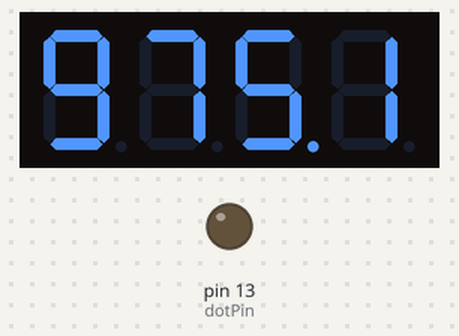
Bench run of a sketch on a simulated Arduino Uno, built with avr-gcc and run on an emulated ATmega328P. On the bench: 4-digit seven-segment display, output pins drawn as LEDs (lit = HIGH). Wiring (inferred from the names in the program): 4-digit 7-segment display, segments lit when HIGH: segments pin 1, pin 2, pin 3, pin 4, pin 5, pin 6, pin 7, pin 8; digit selects pin 9, pin 10, pin 11, pin 12. The local clock reads 2024-03-15 10:24:30 at power-on unless the sketch sets it; the segment pins are drawn as the display they are named for; pins used as bus, display or sensor lines are not drawn.

Above: at 0.1 s.
At 31.2 s:
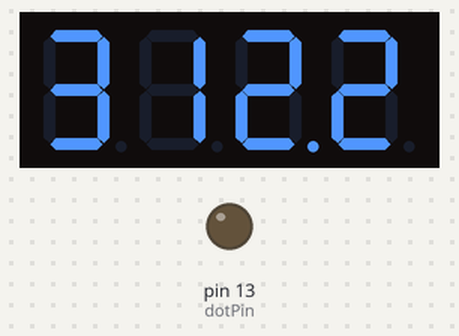
At 62.7 s:
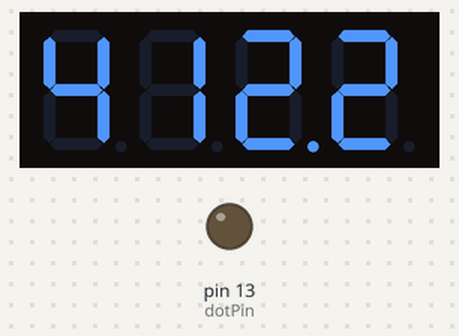
At 100.2 s:
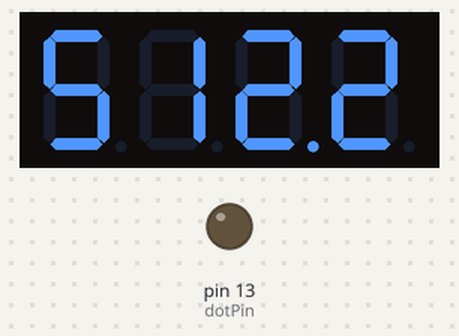
At 122.7 s:
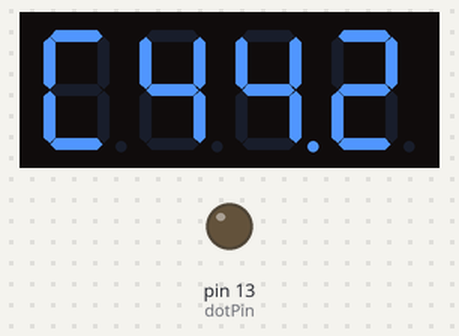

Measured:
- what the display in image 0 shows lasts 1.1 s, from 0.0 s to 1.1 s
- what the display in image 4 shows lasts 2.5 s, from 122.7 s to 125.2 s

The sketch:

pr18.1_7segmentDisplay_run.ino
```cpp
#include <Wire.h>
#include <DS3231.h>

DS3231 clock;
RTCDateTime dt;
/*
  Serial.print(dt.year);   Serial.print("-");
  Serial.print(dt.month);  Serial.print("-");
  Serial.print(dt.day);    Serial.print(" ");
  Serial.print(dt.hour);   Serial.print(":");
  Serial.print(dt.minute); Serial.print(":");
  Serial.print(dt.second); Serial.println("");
*/

int raz0 = 9;
int raz1 = 10;
int raz2 = 11;
int raz3 = 12;

int a = 1;
int b = 2;
int c = 3;
int d = 4;
int e = 5;
int f = 6;
int g = 7;
int h = 8;
int dotPin = 13;

int showTimeDigit = 1;
unsigned long lastUpdateClock = 0;
unsigned long lastUpdateTemp = 0;
unsigned long lastUpdateDot = 0;
int digitMass[] = {1, 5, 7, 9};                        // 3 разряд - 2 разряд -  1 разр - 0 разр
int dsHour = 0;
int dsMin = 0;
int arduinoTemp = 0;
int dotPointState = 1;

void setup() {

  clock.begin();
  // Set sketch compiling time
  clock.setDateTime(__DATE__, __TIME__);
  // настраиваем выход разрядов
  pinMode(raz0, OUTPUT);
  pinMode(raz1, OUTPUT);
  pinMode(raz2, OUTPUT);
  pinMode(raz3, OUTPUT);

  // настраиваем выход сегментов
  pinMode(a, OUTPUT);
  pinMode(b, OUTPUT);
  pinMode(c, OUTPUT);
  pinMode(d, OUTPUT);
  pinMode(e, OUTPUT);
  pinMode(f, OUTPUT);
  pinMode(g, OUTPUT);
  pinMode(h, OUTPUT);

  pinMode(dotPin, OUTPUT);

  // выключить все разряды
  digitalWrite(raz0, HIGH);
  digitalWrite(raz1, HIGH);
  digitalWrite(raz2, HIGH);
  digitalWrite(raz3, HIGH);
  lastUpdateClock = millis();
  lastUpdateDot = millis();
  digitalWrite(a, 1);
}

void loop() {
  if (millis() - lastUpdateDot >= 1000) {
    dt = clock.getDateTime();
    dsHour = dt.hour;
    dsMin = dt.minute;
    digitMass[0] = dsHour / 10;
    digitMass[1] = dsHour % 10;
    digitMass[2] = dsMin / 10;
    digitMass[3] = dsMin % 10;
    dotPointState = !dotPointState;                         // каждую секунду меняем статус точки на индикаторе
    lastUpdateDot = millis();
  }

  // цикл отрисовки чисeл из массива digitMass
  //while (millis() - lastUpdateClock < 500) {
  for (int i = 0; i < 4; i++) {
    viborRaz(i);
    digit(digitMass[3 - i]);
    // если выбран 2 разряд, то дополнительно вкл точку на индикаторе
    // в остальных случаях точка не горит
    delay(showTimeDigit);
    if (i == 1 and dotPointState) {
      digitalWrite(h, dotPointState);
    } else {
      digitalWrite(h, LOW);
    }

  }
  //}
  //lastUpdateClock = millis();

  if (millis() - lastUpdateTemp >= 10000) {
    arduinoTemp = readTemp();
    digitMass[0] = arduinoTemp / 1000;
    digitMass[1] = arduinoTemp % 1000 / 100;
    digitMass[2] = arduinoTemp % 1000 % 100 / 10;
    digitMass[3] = 103;
    unsigned long lastUpdate = millis();
    // цикл отрисовки чисeл из массива digitMass
    while (millis() - lastUpdate < 2500) {
      for (int i = 0; i < 4; i++) {
        viborRaz(i);
        digit(digitMass[3 - i]);
        delay(showTimeDigit);
        if (i == 1) {
          digitalWrite(h, HIGH);
        } else {
          digitalWrite(h, LOW);
        }
      }
    }
    lastUpdateTemp = millis();
  }
}

// бегущая полоска
/*viborRaz(0);
  digitalWrite(a, 1);
  delay(showTimeDigit);
  digitalWrite(a, 0);
  digitalWrite(b, 1);
  delay(showTimeDigit);
  digitalWrite(b, 0);
  digitalWrite(c, 1);
  delay(showTimeDigit);
  digitalWrite(c, 0);
  digitalWrite(d, 1);
  delay(showTimeDigit);
  viborRaz(1);
  delay(showTimeDigit);
  viborRaz(2);
  delay(showTimeDigit);
  viborRaz(3);
  delay(showTimeDigit);
  digitalWrite(d, 0);
  digitalWrite(e, 1);
  delay(showTimeDigit);
  digitalWrite(e, 0);
  digitalWrite(f, 1);
  delay(showTimeDigit);
  digitalWrite(f, 0);
  digitalWrite(a, 1);
  delay(showTimeDigit);
  viborRaz(2);
  delay(showTimeDigit);
  viborRaz(1);
  delay(showTimeDigit);*/
int readTemp() {
  long result;
  // Read temperature sensor against 1.1V reference
  ADMUX = _BV(REFS1) | _BV(REFS0) | _BV(MUX3);
  delay(2); // Wait for Vref to settle
  ADCSRA |= _BV(ADSC); // Convert
  while (bit_is_set(ADCSRA, ADSC));
  result = ADCL;
  result |= ADCH << 8;
  int TEMP_INTERNAL = int(100 * (result - 125) * 0.1075);
  return TEMP_INTERNAL;
}

void nul() {
  digitalWrite(a, LOW);
  digitalWrite(b, LOW);
  digitalWrite(c, LOW);
  digitalWrite(d, LOW);
  digitalWrite(e, LOW);
  digitalWrite(f, LOW);
  digitalWrite(g, LOW);
  digitalWrite(h, LOW);
}

void zero() {
  digitalWrite(a, HIGH);
  digitalWrite(b, HIGH);
  digitalWrite(c, HIGH);
  digitalWrite(d, HIGH);
  digitalWrite(e, HIGH);
  digitalWrite(f, HIGH);
  digitalWrite(g, LOW);
}

void one() {
  digitalWrite(a, LOW);
  digitalWrite(b, HIGH);
  digitalWrite(c, HIGH);
  digitalWrite(d, LOW);
  digitalWrite(e, LOW);
  digitalWrite(f, LOW);
  digitalWrite(g, LOW);
}

void two() {
  digitalWrite(a, HIGH);
  digitalWrite(b, HIGH);
  digitalWrite(c, LOW);
  digitalWrite(d, HIGH);
  digitalWrite(e, HIGH);
  digitalWrite(f, LOW);
  digitalWrite(g, HIGH);
}

void three() {
  digitalWrite(a, HIGH);
  digitalWrite(b, HIGH);
  digitalWrite(c, HIGH);
  digitalWrite(d, HIGH);
  digitalWrite(e, LOW);
  digitalWrite(f, LOW);
  digitalWrite(g, HIGH);
}

void four() {
  digitalWrite(a, LOW);
  digitalWrite(b, HIGH);
  digitalWrite(c, HIGH);
  digitalWrite(d, LOW);
  digitalWrite(e, LOW);
  digitalWrite(f, HIGH);
  digitalWrite(g, HIGH);
}

void five() {
  digitalWrite(a, HIGH);
  digitalWrite(b, LOW);
  digitalWrite(c, HIGH);
  digitalWrite(d, HIGH);
  digitalWrite(e, LOW);
  digitalWrite(f, HIGH);
  digitalWrite(g, HIGH);
}

void six() {
  digitalWrite(a, HIGH);
  digitalWrite(b, LOW);
  digitalWrite(c, HIGH);
  digitalWrite(d, HIGH);
  digitalWrite(e, HIGH);
  digitalWrite(f, HIGH);
  digitalWrite(g, HIGH);
}

void seven() {
  digitalWrite(a, HIGH);
  digitalWrite(b, HIGH);
  digitalWrite(c, HIGH);
  digitalWrite(d, LOW);
  digitalWrite(e, LOW);
  digitalWrite(f, LOW);
  digitalWrite(g, LOW);
}

void eight() {
  digitalWrite(a, HIGH);
  digitalWrite(b, HIGH);
  digitalWrite(c, HIGH);
  digitalWrite(d, HIGH);
  digitalWrite(e, HIGH);
  digitalWrite(f, HIGH);
  digitalWrite(g, HIGH);
}

void nine() {
  digitalWrite(a, HIGH);
  digitalWrite(b, HIGH);
  digitalWrite(c, HIGH);
  digitalWrite(d, HIGH);
  digitalWrite(e, LOW);
  digitalWrite(f, HIGH);
  digitalWrite(g, HIGH);
}

// буквы латинского алфавита
void simbol_A() {
  digitalWrite(a, HIGH);
  digitalWrite(b, HIGH);
  digitalWrite(c, HIGH);
  digitalWrite(d, LOW);
  digitalWrite(e, HIGH);
  digitalWrite(f, HIGH);
  digitalWrite(g, HIGH);
}

void simbol_B() {
  digitalWrite(a, LOW);
  digitalWrite(b, LOW);
  digitalWrite(c, HIGH);
  digitalWrite(d, HIGH);
  digitalWrite(e, HIGH);
  digitalWrite(f, HIGH);
  digitalWrite(g, HIGH);
}

void simbol_C() {
  digitalWrite(a, HIGH);
  digitalWrite(b, LOW);
  digitalWrite(c, LOW);
  digitalWrite(d, HIGH);
  digitalWrite(e, HIGH);
  digitalWrite(f, HIGH);
  digitalWrite(g, LOW);
}

void simbol_D() {
  digitalWrite(a, LOW);
  digitalWrite(b, HIGH);
  digitalWrite(c, HIGH);
  digitalWrite(d, HIGH);
  digitalWrite(e, HIGH);
  digitalWrite(f, LOW);
  digitalWrite(g, LOW);
}

void simbol_E() {
  digitalWrite(a, HIGH);
  digitalWrite(b, LOW);
  digitalWrite(c, LOW);
  digitalWrite(d, HIGH);
  digitalWrite(e, HIGH);
  digitalWrite(f, HIGH);
  digitalWrite(g, HIGH);
}

void simbol_F() {
  digitalWrite(a, HIGH);
  digitalWrite(b, LOW);
  digitalWrite(c, LOW);
  digitalWrite(d, LOW);
  digitalWrite(e, HIGH);
  digitalWrite(f, HIGH);
  digitalWrite(g, HIGH);
}

void simbol_G() {
  digitalWrite(a, HIGH);
  digitalWrite(b, LOW);
  digitalWrite(c, HIGH);
  digitalWrite(d, HIGH);
  digitalWrite(e, HIGH);
  digitalWrite(f, HIGH);
  digitalWrite(g, HIGH);
}

void simbol_H() {
  digitalWrite(a, LOW);
  digitalWrite(b, HIGH);
  digitalWrite(c, HIGH);
  digitalWrite(d, LOW);
  digitalWrite(e, HIGH);
  digitalWrite(f, HIGH);
  digitalWrite(g, HIGH);
}

void simbol_I() {
  digitalWrite(a, LOW);
  digitalWrite(b, HIGH);
  digitalWrite(c, HIGH);
  digitalWrite(d, LOW);
  digitalWrite(e, LOW);
  digitalWrite(f, LOW);
  digitalWrite(g, LOW);
}

void simbol_J() {
  digitalWrite(a, LOW);
  digitalWrite(b, HIGH);
  digitalWrite(c, HIGH);
  digitalWrite(d, HIGH);
  digitalWrite(e, LOW);
  digitalWrite(f, LOW);
  digitalWrite(g, LOW);
}

// букву К нельзя

void simbol_L() {
  digitalWrite(a, LOW);
  digitalWrite(b, LOW);
  digitalWrite(c, LOW);
  digitalWrite(d, HIGH);
  digitalWrite(e, HIGH);
  digitalWrite(f, HIGH);
  digitalWrite(g, LOW);
}

// букву M нельзя

void simbol_O() {
  zero();
}

void simbol_P() {
  digitalWrite(a, HIGH);
  digitalWrite(b, HIGH);
  digitalWrite(c, LOW);
  digitalWrite(d, LOW);
  digitalWrite(e, HIGH);
  digitalWrite(f, HIGH);
  digitalWrite(g, HIGH);
}

void simbol_S() {
  five();
}

void simbol_U() {
  digitalWrite(a, LOW);
  digitalWrite(b, HIGH);
  digitalWrite(c, HIGH);
  digitalWrite(d, HIGH);
  digitalWrite(e, HIGH);
  digitalWrite(f, HIGH);
  digitalWrite(g, LOW);
}

void simbol_V() {
  digitalWrite(a, LOW);
  digitalWrite(b, LOW);
  digitalWrite(c, HIGH);
  digitalWrite(d, HIGH);
  digitalWrite(e, HIGH);
  digitalWrite(f, LOW);
  digitalWrite(g, LOW);
}

void simbol_Y() {
  digitalWrite(a, LOW);
  digitalWrite(b, HIGH);
  digitalWrite(c, HIGH);
  digitalWrite(d, HIGH);
  digitalWrite(e, LOW);
  digitalWrite(f, LOW);
  digitalWrite(g, HIGH);
}

void simbol_Z() {
  two();
}


void digit(int d) {
  switch (d) {
    case 0:
      zero();
      break;
    case 1:
      one();
      break;
    case 2:
      two();
      break;
    case 3:
      three();
      break;
    case 4:
      four();
      break;
    case 5:
      five();
      break;
    case 6:
      six();
      break;
    case 7:
      seven();
      break;
    case 8:
      eight();
      break;
    case 9:
      nine();
      break;
    case 103:
      simbol_C();
      break;
    case 999:
      nul();
      break;
  }
  delay(showTimeDigit);
}

void viborRaz(int num) {
  switch (num) {
    case 0:
      digitalWrite(raz0, LOW);
      //analogWrite(raz0, 250);
      digitalWrite(raz1, HIGH);
      digitalWrite(raz2, HIGH);
      digitalWrite(raz3, HIGH);
      break;
    case 1:
      digitalWrite(raz0, HIGH);
      digitalWrite(raz1, LOW);
      digitalWrite(raz2, HIGH);
      digitalWrite(raz3, HIGH);
      break;
    case 2:
      digitalWrite(raz0, HIGH);
      digitalWrite(raz1, HIGH);
      digitalWrite(raz2, LOW);
      digitalWrite(raz3, HIGH);
      break;
    case 3:
      digitalWrite(raz0, HIGH);
      digitalWrite(raz1, HIGH);
      digitalWrite(raz2, HIGH);
      digitalWrite(raz3, LOW);
      break;
  }
}
```
